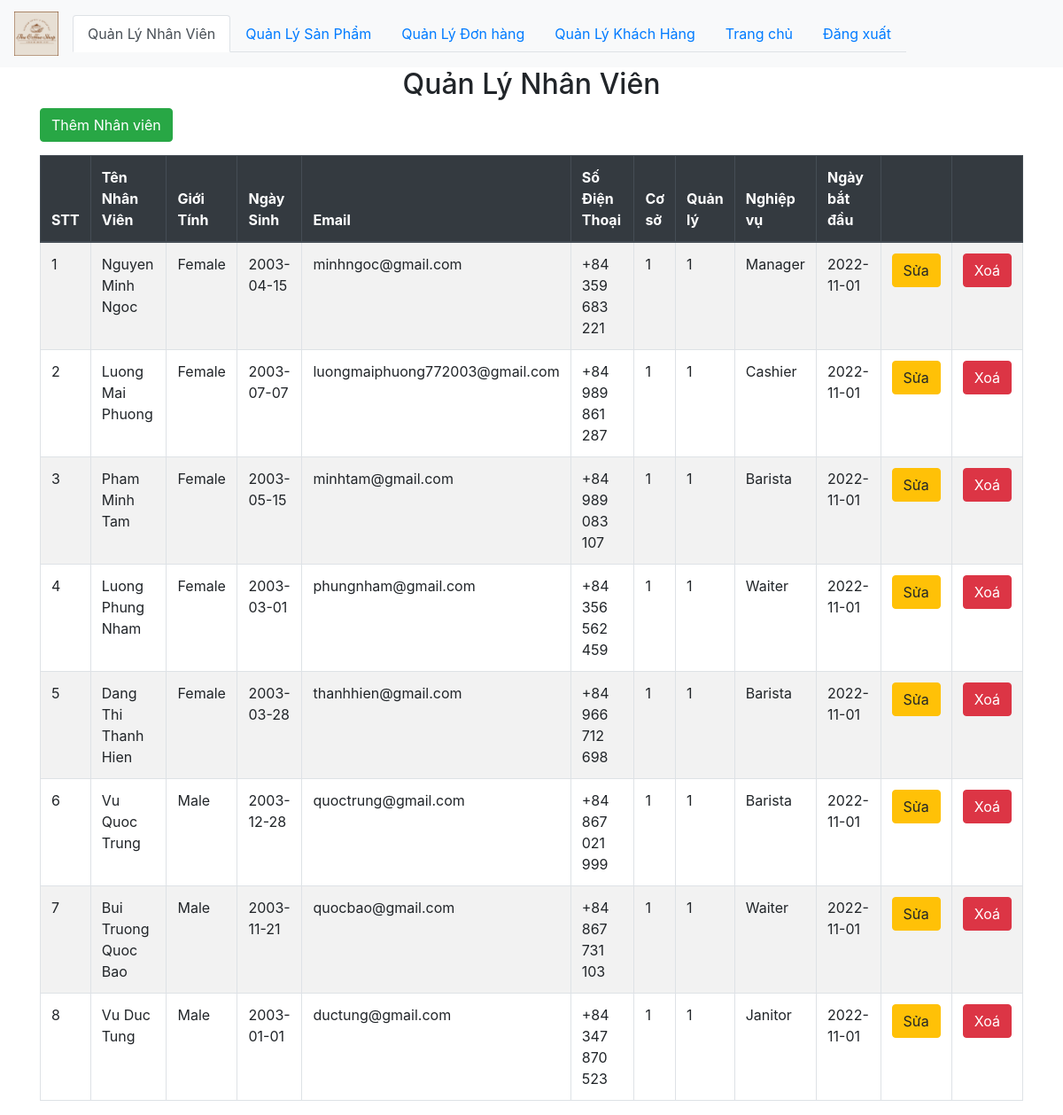
The app's page /coffee_shop/admin/employee/index.php with its own data.
### tables this page shows
CREATE TABLE `employees` (
  `employeeNumber` int(11) NOT NULL,
  `employeeName` varchar(50) NOT NULL,
  `gender` varchar(10) NOT NULL,
  `birthday` date NOT NULL,
  `email` varchar(100) NOT NULL,
  `phone` varchar(50) NOT NULL,
  `storeId` int(4) NOT NULL,
  `managerId` int(11) NOT NULL,
  `jobTitle` varchar(50) NOT NULL,
  `start_date` date NOT NULL
);

### coffee_shop/db/dbhelper.php (called while the page is built, shortened)
<?php
function executeResult($sql) {
	$con = mysqli_connect(HOST, USERNAME, PASSWORD, DATABASE);
	$result = mysqli_query($con, $sql);
	$data   = [];
	while ($row = mysqli_fetch_array($result, 1)) {
		$data[] = $row;
	}
	return $data;
}

### coffee_shop/admin/employee/index.php (the view, shortened to what this page needs)
<?php
require_once ('../../db/dbhelper.php');
?>
<!DOCTYPE html>
<html>
<head>
	<link rel="stylesheet" href="https://maxcdn.bootstrapcdn.com/bootstrap/4.4.1/css/bootstrap.min.css">
</head>
<body>
	<nav class="navbar navbar-expand-sm bg-light navbar-light">
		<a class="navbar-brand" href="#">
			<img src="../../coffeeshop-home/img/Logo.png" alt="logo" style="max-width:50px;">
		</a>
		<ul class="nav nav-tabs">
			<li class="nav-item">
				<a class="nav-link active" href="#">Quản Lý Nhân Viên</a>
			</li>
			<li class="nav-item">
				<a class="nav-link" href="../product">Quản Lý Sản Phẩm</a>
			</li>
			<li class="nav-item">
				<a class="nav-link" href="../order">Quản Lý Đơn hàng</a>
			</li>
			<li class="nav-item">
				<a class="nav-link" href="../customer">Quản Lý Khách Hàng</a>
			</li>
			<li class="nav-item">
				<a class="nav-link" href="../admin.php">Trang chủ</a>
			</li>
			<li class="nav-item">
				<a class="nav-link" href="../../coffeeshop-home/build/user.php">Đăng xuất</a>
			</li>
		</ul>
	</nav>
	<div class="container">
		<div class="panel panel-primary">
			<div class="panel-heading">
				<h2 class="text-center">Quản Lý Nhân Viên</h2>
			</div>
			<div class="panel-body">
				<a href="add.php">
					<button class="btn btn-success" style="margin-bottom: 15px;">Thêm Nhân viên</button>
				</a>
				<table class="table table-bordered table-striped table-hover">
					<thead class="thead-dark">
						<tr>
							<th width="30px">STT</th>
							<th width="150px">Tên Nhân Viên</th>
							<th width="100px">Giới Tính</th>
							<th width="100px">Ngày Sinh</th>
							<th width="150px">Email</th>
							<th width="150px">Số Điện Thoại</th>
							<th width="50px">Cơ sở</th>
							<th width="50px">Quản lý</th>
							<th width="100px">Nghiệp vụ</th>
							<th width="100px">Ngày bắt đầu</th>
							<th width="40px"></th>
							<th width="40px"></th>
						</tr>
					</thead>
					<tbody>
						<?php
						$sql          = 'select * from employees';
						$employeeList = executeResult($sql);
						$index = 1;
						foreach ($employeeList as $item) {
							echo '<tr>
										<td>'.($index++).'</td>
										<td>'.$item['employeeName'].'</td>
										<td>'.$item['gender'].'</td>
										<td>'.$item['birthday'].'</td>
										<td>'.$item['email'].'</td>
										<td>'.$item['phone'].'</td>
										<td>'.$item['storeId'].'</td>
										<td>'.$item['managerId'].'</td>
										<td>'.$item['jobTitle'].'</td>
										<td>'.$item['start_date'].'</td>
										<td>
											<a href="add.php?employeeNumber='.$item['employeeNumber'].'"><button class="btn btn-warning">Sửa</button></a>
										</td>
										<td>
											<button class="btn btn-danger" onclick="deleteCategory('.$item['employeeNumber'].')">Xoá</button>
										</td>
									</tr>';
						}
						?>
					</tbody>
				</table>
			</div>
		</div>
	</div>
</body>
</html>

### records on screen
employees: employeeName "Nguyen Minh Ngoc", gender "Female", birthday "2003-04-15", email "minhngoc@gmail.com", phone "+84 359 683 221", storeId "1", managerId "1", jobTitle "Manager", start_date "2022-11-01"
employees: employeeName "Luong Mai Phuong", gender "Female", birthday "2003-07-07", email "luongmaiphuong772003@gmail.com", phone "+84 989 861 287", storeId "1", managerId "1", jobTitle "Cashier", start_date "2022-11-01"
employees: employeeName "Pham Minh Tam", gender "Female", birthday "2003-05-15", email "minhtam@gmail.com", phone "+84 989 083 107", storeId "1", managerId "1", jobTitle "Barista", start_date "2022-11-01"
employees: employeeName "Luong Phung Nham", gender "Female", birthday "2003-03-01", email "phungnham@gmail.com", phone "+84 356 562 459", storeId "1", managerId "1", jobTitle "Waiter", start_date "2022-11-01"
employees: employeeName "Dang Thi Thanh Hien", gender "Female", birthday "2003-03-28", email "thanhhien@gmail.com", phone "+84 966 712 698", storeId "1", managerId "1", jobTitle "Barista", start_date "2022-11-01"
employees: employeeName "Vu Quoc Trung", gender "Male", birthday "2003-12-28", email "quoctrung@gmail.com", phone "+84 867 021 999", storeId "1", managerId "1", jobTitle "Barista", start_date "2022-11-01"
employees: employeeName "Bui Truong Quoc Bao", gender "Male", birthday "2003-11-21", email "quocbao@gmail.com", phone "+84 867 731 103", storeId "1", managerId "1", jobTitle "Waiter", start_date "2022-11-01"
employees: employeeName "Vu Duc Tung", gender "Male", birthday "2003-01-01", email "ductung@gmail.com", phone "+84 347 870 523", storeId "1", managerId "1", jobTitle "Janitor", start_date "2022-11-01"
